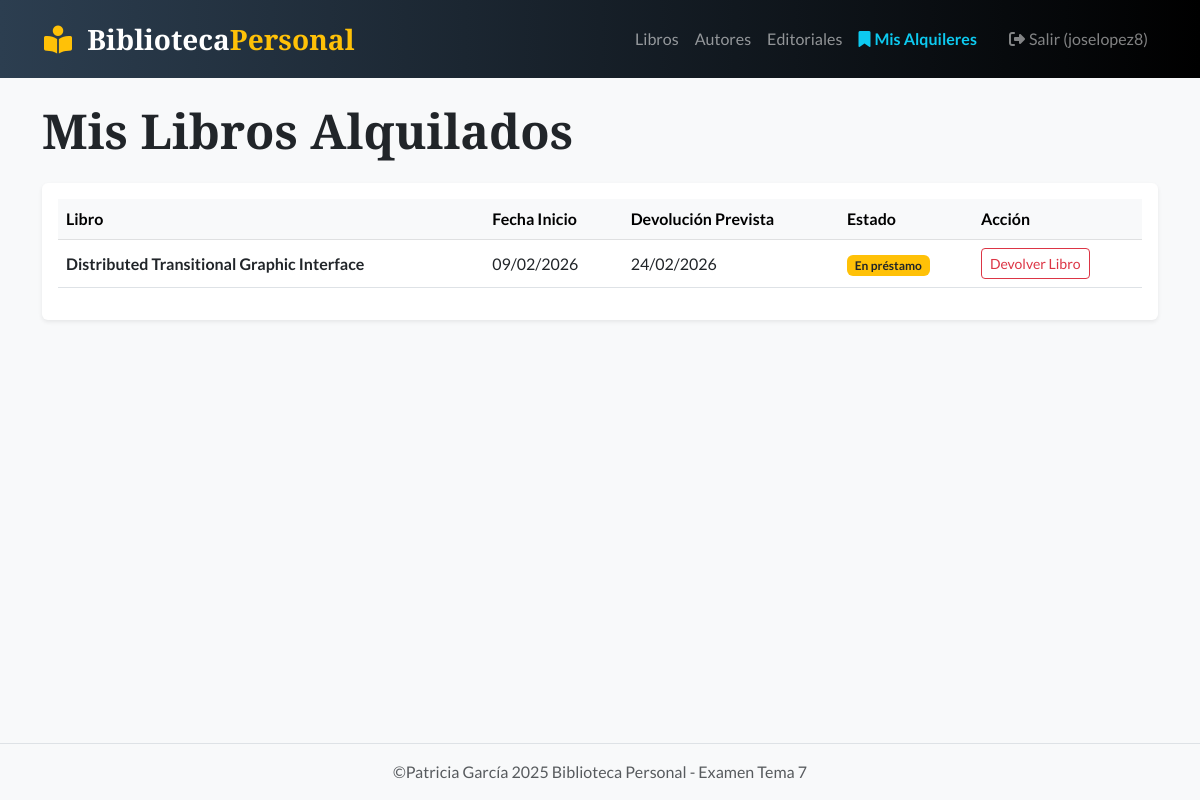
/mis-alquileres/ (signed in), run on the app's committed database.
### biblioteca/models.py (models this page shows, shortened)
class Alquiler(models.Model):
    ESTADO_CHOICES = [
        ('alquilado', 'Alquilado'),
        ('devuelto', 'Devuelto'),
    ]
    usuario = models.ForeignKey(User, on_delete=models.CASCADE)
    libro = models.ForeignKey('Libro', on_delete=models.CASCADE)
    fecha_inicio = models.DateField(auto_now_add=True)
    fecha_devolucion_prevista = models.DateField()
    fecha_devolucion_real = models.DateField(null=True, blank=True)
    estado = models.CharField(max_length=20, choices=ESTADO_CHOICES, default='alquilado')

class Libro(models.Model):
    titulo = models.CharField(max_length=200)
    sinopsis = models.TextField()
    fecha_publicacion = models.DateField()
    portada = models.ImageField(upload_to='portadas/', null=True, blank=True)
    autor = models.ForeignKey(Autor, on_delete=models.CASCADE)
    editorial = models.ForeignKey(Editorial, on_delete=models.SET_NULL, null=True, blank=True)

### biblioteca/views.py (the view)
# urls.py: path('mis-alquileres/', views.mis_alquileres, name='mis_alquileres'),
@login_required
def mis_alquileres(request):
    alquileres = Alquiler.objects.filter(usuario=request.user).order_by('-fecha_inicio')
    return render(request, 'biblioteca/mis_alquileres.html', {
        'alquileres': alquileres
    })

### biblioteca/templates/biblioteca/mis_alquileres.html (shortened to what this page needs)
{% extends 'biblioteca/base.html' %}
{% block contenido %}
<h1 class="display-5 fw-bold mb-4">Mis Libros Alquilados</h1>
<div class="card shadow-sm border-0">
    <div class="card-body">
        <table class="table table-hover align-middle">
            <thead class="table-light">
                <tr>
                    <th>Libro</th>
                    <th>Fecha Inicio</th>
                    <th>Devolución Prevista</th>
                    <th>Estado</th>
                    <th>Acción</th>
                </tr>
            </thead>
            <tbody>
                {% for alquiler in alquileres %}
                <tr>
                    <td><strong>{{ alquiler.libro.titulo }}</strong></td>
                    <td>{{ alquiler.fecha_inicio|date:"d/m/Y" }}</td>
                    <td>{{ alquiler.fecha_devolucion_prevista|date:"d/m/Y" }}</td>
                    <td>
                        {% if alquiler.estado == 'alquilado' %}
                            <span class="badge bg-warning text-dark">En préstamo</span>
                        {% else %}
                            <span class="badge bg-success">Devuelto el {{ alquiler.fecha_devolucion_real|date:"d/m/Y" }}</span>
                        {% endif %}
                    </td>
                    <td>
                        {% if alquiler.estado == 'alquilado' %}
                            <a href="{% url 'devolver_libro' alquiler.pk %}" class="btn btn-outline-danger btn-sm">
                                Devolver Libro
                            </a>
                        {% else %}
                            <span class="text-muted small">Finalizado</span>
                        {% endif %}
                    </td>
                </tr>
                {% endfor %}
            </tbody>
        </table>
    </div>
</div>
{% endblock %}

### biblioteca/templates/biblioteca/base.html (shortened to what this page needs)
{% load static %} <!DOCTYPE html>
<html lang="es">
<head>
    <link href="https://cdn.jsdelivr.net/npm/bootstrap@5.3.0/dist/css/bootstrap.min.css" rel="stylesheet">
    <link rel="stylesheet" href="https://cdnjs.cloudflare.com/ajax/libs/font-awesome/6.4.0/css/all.min.css">
    <link rel="stylesheet" href="{% static 'css/estilos.css' %}">
</head>
<body class="d-flex flex-column min-vh-100">
    <nav class="navbar navbar-expand-lg navbar-dark bg-dark mb-4">
        <div class="container">
            <a class="navbar-brand fs-3" href="{% url 'lista_libros' %}">
                <i class="fa-solid fa-book-open-reader text-warning me-2"></i>
                <span class="text-white">Biblioteca</span><span class="text-warning">Personal</span>
            </a>
            <div class="collapse navbar-collapse" id="navbarNav">
                <ul class="navbar-nav ms-auto">
                    <li class="nav-item"><a class="nav-link" href="{% url 'lista_libros' %}">Libros</a></li>
                    <li class="nav-item"><a class="nav-link" href="{% url 'lista_autores' %}">Autores</a></li>
                    <li class="nav-item"><a class="nav-link" href="{% url 'lista_editoriales' %}">Editoriales</a></li>
                    {% if user.is_authenticated %}
                        {% if not user.is_superuser %}
                            <li class="nav-item">
                                <a class="nav-link fw-bold text-info" href="{% url 'mis_alquileres' %}">
                                    <i class="fa-solid fa-bookmark me-1"></i>Mis Alquileres
                                </a>
                            </li>
                        {% endif %}
                        <li class="nav-item ms-lg-3">
                            <form action="{% url 'logout' %}" method="post" class="d-inline">
                                <button type="submit" class="nav-link btn btn-link border-0 text-white-50 p-2">
                                    <i class="fa-solid fa-right-from-bracket me-1"></i>Salir ({{ user.username }})
                                </button>
                            </form>
                        </li>
                    {% endif %}
                </ul>
            </div>
        </div>
    </nav>
    <main class="container flex-grow-1">
        {% block contenido %}
        {% endblock %}
    </main>
    <footer class="bg-light text-center py-3 mt-4 border-top">
        <p class="mb-0 text-muted">©Patricia García 2025 Biblioteca Personal - Examen Tema 7</p>
    </footer>
</body>
</html>

### biblioteca/static/css/estilos.css (style rules this page uses)
body { background-color: #f8f9fa; }
.navbar-brand { font-weight: bold; color: #d63384 !important; }

### biblioteca/templates/biblioteca/base.html (style rules this page uses)
body { font-family: 'Lato', sans-serif; background-color: #f8f9fa; }
h1, h2, h3, .navbar-brand { font-family: 'Playfair Display', serif; }
.navbar { background: linear-gradient(90deg, #2c3e50 0%, #000000 100%) !important; padding: 0.8rem 2rem; }

### data on the page
Alquiler: libro.titulo "Distributed Transitional Graphic Interface", fecha_inicio "09/02/2026", fecha_devolucion_prevista "24/02/2026", estado "En préstamo"

### other printed values
{{ user.username }} "joselopez8"
